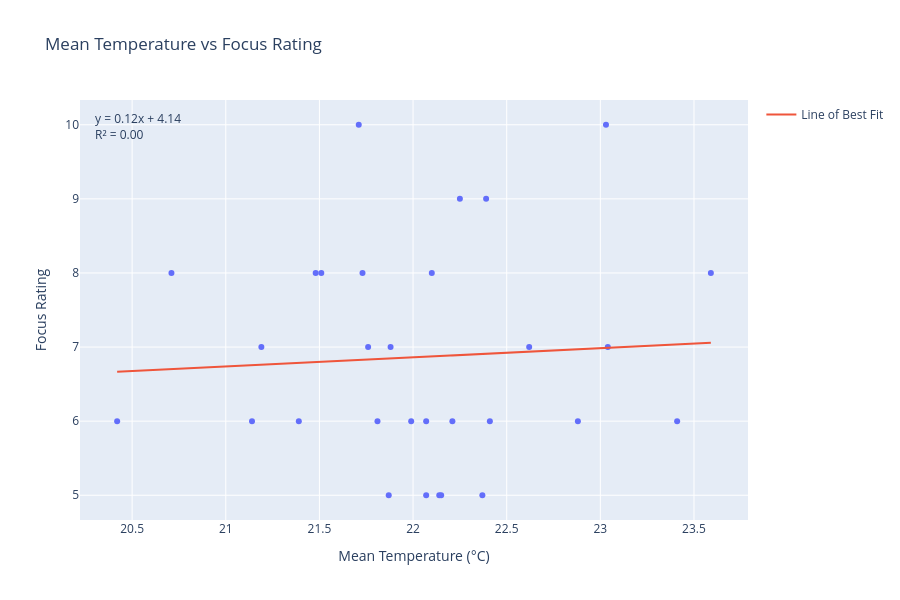

Notebook cell for this chart:
### Code cell
from sklearn.linear_model import LinearRegression

# Prepare data for regression
x = df[['Temperature (°C)']]
y = df['Focus Rating']

# Create linear regression model
model = LinearRegression()
model.fit(x, y)

# Calculate predictions
df['Predicted Focus'] = model.predict(x)

# Get regression values
slope = model.coef_[0]
intercept = model.intercept_
r_squared = model.score(x, y)

# Create scatter plot
fig = px.scatter(
    df,
    x='Temperature (°C)',
    y='Focus Rating',
    hover_data=[
        'Session',
        'Humidity (%)',
        'Mean Reaction Time (ms)'
    ],
    title='Mean Temperature vs Focus Rating',
    labels={
        'Temperature (°C)': 'Mean Temperature (°C)',
        'Focus Rating': 'Focus Rating'
    }
)

# Add line of best fit
fig.add_scatter(
    x=df['Temperature (°C)'],
    y=df['Predicted Focus'],
    mode='lines',
    name='Line of Best Fit',
    hoverinfo='skip'
)

# Add regression equation and R² to graph
fig.add_annotation(
    x=0.02,
    y=0.98,
    xref='paper',
    yref='paper',
    text=(
        f'y = {slope:.2f}x + {intercept:.2f}'
        f'<br>R² = {r_squared:.2f}'
    ),
    showarrow=False,
    align='left'
)

# Configure graph
fig.update_layout(
    xaxis_title='Mean Temperature (°C)',
    yaxis_title='Focus Rating',
    legend_title='',
    width=900,
    height=600
)

fig.show()

### Figure 1 — Plotly figure (JSON) as saved in the notebook; plotly's stock layout.template omitted (floating-point values rounded to 4 significant figures)
{"data": [{"customdata": [[1.0, 54.42, 230.0], [2.0, 53.09, 235.0], [3.0, 52.12, 218.0], [4.0, 55.62, 227.0], [5.0, 51.36, 222.0], [6.0, 61.7, 235.0], [7.0, 62.31, 241.0], [8.0, 55.61, 236.0], [9.0, 56.71, 221.0], [10.0, 49.81, 237.0], [11.0, 54.38, 232.0], [12.0, 54.13, 221.0], [13.0, 52.92, 229.0], [14.0, 54.98, 228.0], [15.0, 57.68, 224.0], [16.0, 58.0, 231.0], [17.0, 55.64, 232.0], [18.0, 55.78, 226.0], [19.0, 67.46, 231.0], [20.0, 54.33, 228.0], [21.0, 55.32, 231.0], [22.0, 57.43, 238.0], [23.0, 56.53, 231.0], [24.0, 50.34, 233.0], [25.0, 61.57, 223.0], [26.0, 56.82, 233.0], [27.0, 58.34, 223.0], [28.0, 53.44, 237.0], [29.0, 49.86, 228.0], [30.0, 46.39, 230.0]], "hovertemplate": "Mean Temperature (°C)=%{x}<br>Focus Rating=%{y}<br>Session=%{customdata[0]}<br>Humidity (%)=%{customdata[1]}<br>Mean Reaction Time (ms)=%{customdata[2]}<extra></extra>", "legendgroup": "", "marker": {"color": "#636efa", "symbol": "circle"}, "mode": "markers", "name": "", "orientation": "v", "showlegend": false, "type": "scatter", "x": [22.39, 22.07, 23.03, 21.39, 21.81, 21.71, 21.51, 21.88, 23.41, 21.48, 22.1, 21.76, 22.41, 23.04, 21.87, 20.42, 21.73, 20.71, 23.59, 21.99, 21.19, 22.62, 22.37, 22.25, 22.14, 22.15, 21.14, 22.88, 22.07, 22.21], "xaxis": "x", "y": [9, 5, 10, 6, 6, 10, 8, 7, 6, 8, 8, 7, 6, 7, 5, 6, 8, 8, 8, 6, 7, 7, 5, 9, 5, 5, 6, 6, 6, 6], "yaxis": "y"}, {"hoverinfo": "skip", "mode": "lines", "name": "Line of Best Fit", "type": "scatter", "x": [22.39, 22.07, 23.03, 21.39, 21.81, 21.71, 21.51, 21.88, 23.41, 21.48, 22.1, 21.76, 22.41, 23.04, 21.87, 20.42, 21.73, 20.71, 23.59, 21.99, 21.19, 22.62, 22.37, 22.25, 22.14, 22.15, 21.14, 22.88, 22.07, 22.21], "y": [6.909, 6.87, 6.988, 6.786, 6.838, 6.825, 6.801, 6.846, 7.035, 6.797, 6.874, 6.832, 6.912, 6.99, 6.845, 6.666, 6.828, 6.702, 7.058, 6.86, 6.761, 6.938, 6.907, 6.892, 6.879, 6.88, 6.755, 6.97, 6.87, 6.887]}], "layout": {"annotations": [{"align": "left", "showarrow": false, "text": "y = 0.12x + 4.14<br>R² = 0.00", "x": 0.02, "xref": "paper", "y": 0.98, "yref": "paper"}], "height": 600, "legend": {"title": {"text": ""}, "tracegroupgap": 0}, "title": {"text": "Mean Temperature vs Focus Rating"}, "width": 900, "xaxis": {"anchor": "y", "domain": [0, 1], "title": {"text": "Mean Temperature (°C)"}}, "yaxis": {"anchor": "x", "domain": [0, 1], "title": {"text": "Focus Rating"}}}}
